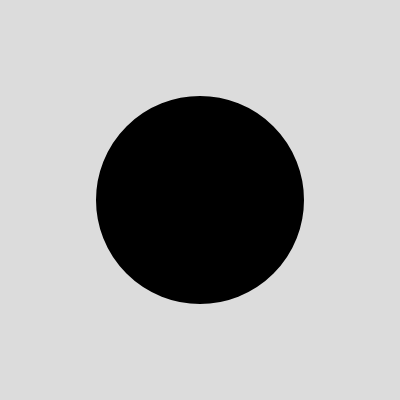
Frame 1 (no input)
Frame 60 (no input): identical to frame 1, image omitted
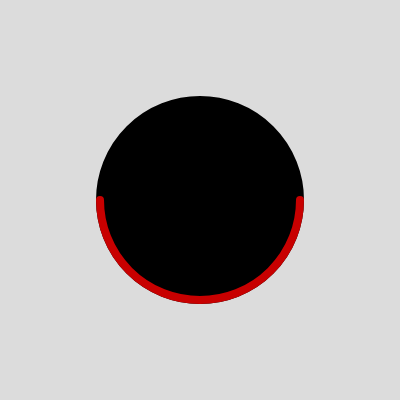
Frame 120 (the mouse pressed at the canvas centre since frame 60)

The p5.js sketch that drew these frames (run headless with seeded random() and noise() and a simulated clock; from frame 60 on, the mouse is pressed at the canvas centre):

// p5.js sketch
// ── sketch.js
// https://editor.p5js.org/jht9629-nyu/sketches/9gmJeI1t3
// playingWithArcs

function setup() {
  createCanvas(400, 400);
}

function draw() {
  background(220);
  strokeWeight(8);

  fill(0);
  stroke(0);
  ellipse(200,200,200,200);
  //fill(200,0,0);
  noFill();
  stroke(200,0,0);
  // can also use map function in place of 2*PI....
  arc(200,200,200,200,0,2*PI*mouseX/width);
 
}

// https://editor.p5js.org/des8963/sketches/40_277_67
// playingWithArcs
